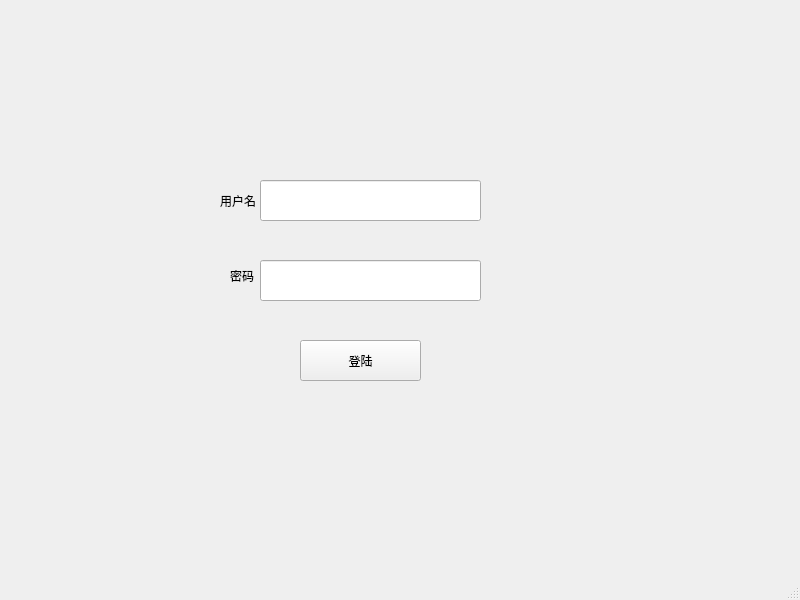
<?xml version="1.0" encoding="UTF-8"?>
<ui version="4.0">
 <class>login</class>
 <widget class="QMainWindow" name="login">
  <property name="geometry">
   <rect>
    <x>0</x>
    <y>0</y>
    <width>800</width>
    <height>600</height>
   </rect>
  </property>
  <property name="windowTitle">
   <string>MainWindow</string>
  </property>
  <widget class="QWidget" name="centralwidget">
   <widget class="QLineEdit" name="lineEdit">
    <property name="geometry">
     <rect>
      <x>260</x>
      <y>180</y>
      <width>221</width>
      <height>41</height>
     </rect>
    </property>
   </widget>
   <widget class="QLineEdit" name="lineEdit_2">
    <property name="geometry">
     <rect>
      <x>260</x>
      <y>260</y>
      <width>221</width>
      <height>41</height>
     </rect>
    </property>
   </widget>
   <widget class="QLabel" name="label">
    <property name="geometry">
     <rect>
      <x>220</x>
      <y>180</y>
      <width>131</width>
      <height>41</height>
     </rect>
    </property>
    <property name="text">
     <string>用户名</string>
    </property>
   </widget>
   <widget class="QLabel" name="label_2">
    <property name="geometry">
     <rect>
      <x>230</x>
      <y>270</y>
      <width>54</width>
      <height>12</height>
     </rect>
    </property>
    <property name="text">
     <string>密码</string>
    </property>
   </widget>
   <widget class="QPushButton" name="pushButton">
    <property name="geometry">
     <rect>
      <x>300</x>
      <y>340</y>
      <width>121</width>
      <height>41</height>
     </rect>
    </property>
    <property name="text">
     <string>登陆</string>
    </property>
   </widget>
  </widget>
  <widget class="QMenuBar" name="menubar">
   <property name="geometry">
    <rect>
     <x>0</x>
     <y>0</y>
     <width>800</width>
     <height>22</height>
    </rect>
   </property>
  </widget>
  <widget class="QStatusBar" name="statusbar"/>
 </widget>
 <resources/>
 <connections/>
</ui>
